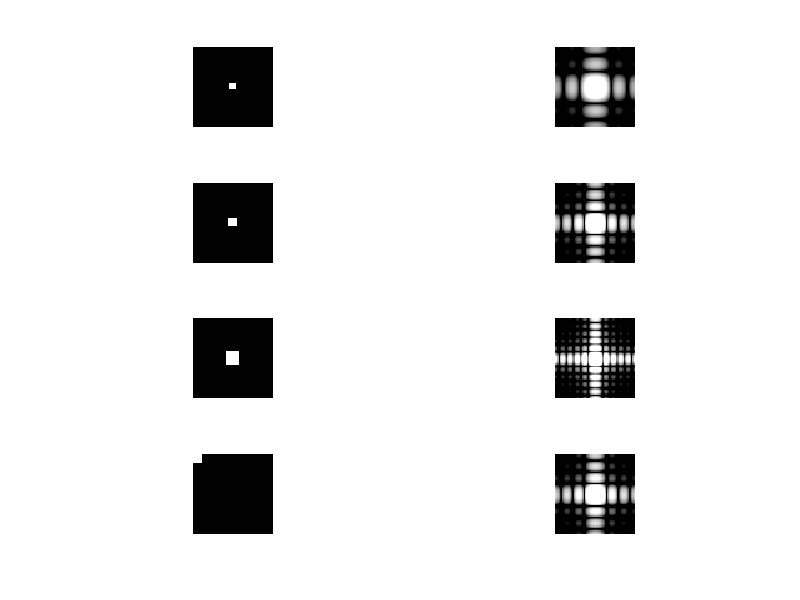

Source code (MATLAB):
clear;
L=zeros(64,64); %zero matrix 64 x 64
L(30:34,30:34)=ones(5,5); %put in a white square 5 x 5
figure(1),subplot(4,2,1); imshow(L); %show it
FL=fft2(L); %2D DFT
subplot(4,2,2); imshow(fftshift(log10(abs(FL)))); %show the centralized DFT
clear;
L=zeros(64,64); %zero matrix 64 x 64
L(29:35,29:35)=ones(7,7); %put in a white square 7 x 7
figure(1),subplot(4,2,3); imshow(L); %show it
FL=fft2(L); %2D DFT
subplot(4,2,4); imshow(fftshift(log10(abs(FL)))); %show the centralized DFT
clear;
L=zeros(64,64); %zero matrix 64 x 64
L(27:37,27:37)=ones(11,11); %put in a white square 11 x 11
figure(1),subplot(4,2,5); imshow(L); %show it
FL=fft2(L); %2D DFT
subplot(4,2,6); imshow(fftshift(log10(abs(FL)))); %show the centralized DFT
clear;
L=zeros(64,64); %zero matrix 64 x 64
L(1:7,1:7)=ones(7,7); %put in a white square 7 x 7
figure(1),subplot(4,2,7); imshow(L); %show it
FL=fft2(L); %2D DFT
subplot(4,2,8); imshow(fftshift(log10(abs(FL)))); %show the centralized DFT
